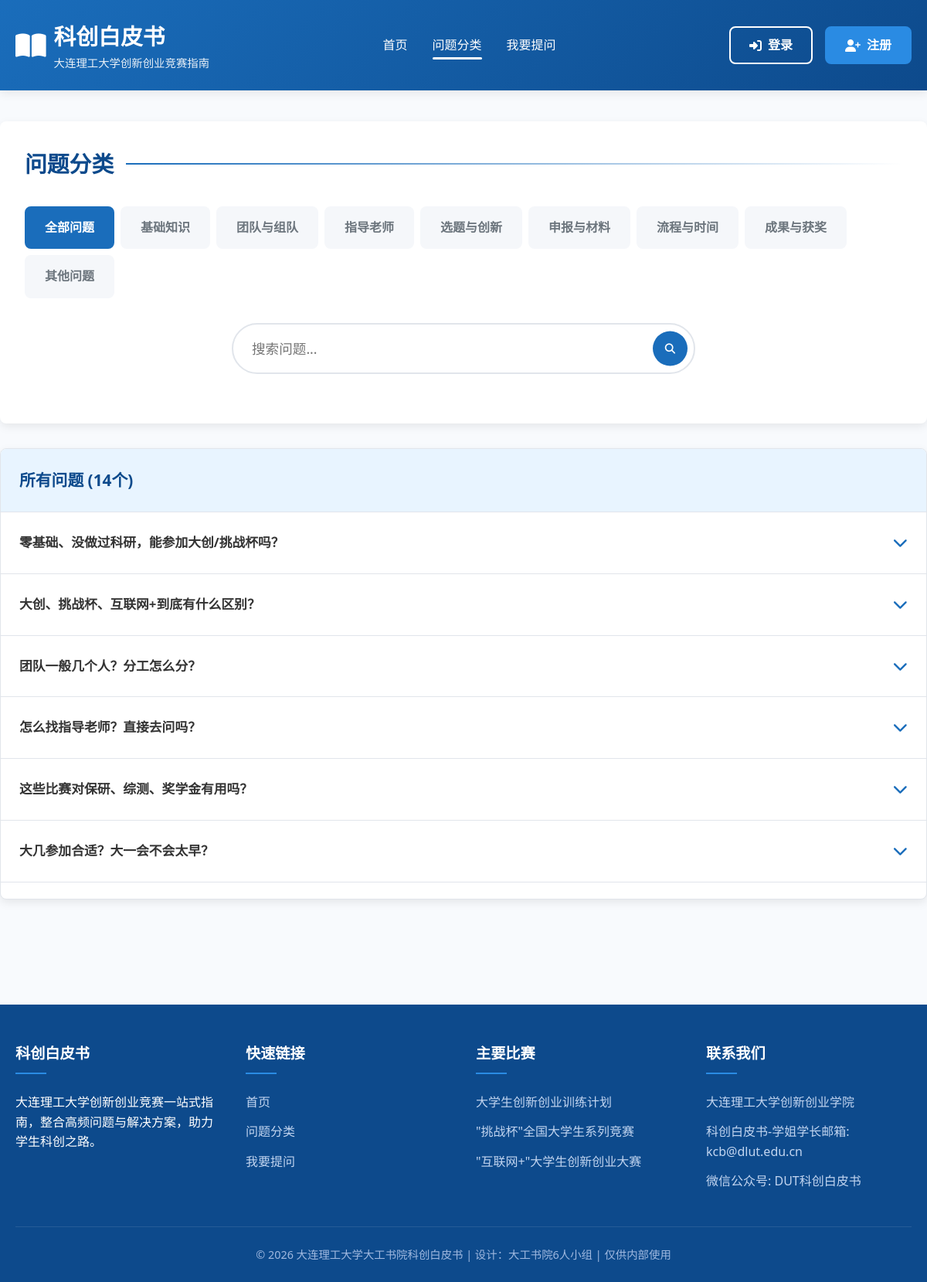
The page /categories on the database its author committed.
### models.py (models this page shows)
class Category(db.Model):
    id = db.Column(db.Integer, primary_key=True)
    name = db.Column(db.String(50), nullable=False)
    slug = db.Column(db.String(50), unique=True, nullable=False)
    description = db.Column(db.String(200))
    icon = db.Column(db.String(50))

class Question(db.Model):
    id = db.Column(db.Integer, primary_key=True)
    title = db.Column(db.String(200), nullable=False)
    content = db.Column(db.Text, nullable=False)
    answer = db.Column(db.Text, nullable=False)
    category_id = db.Column(db.Integer, db.ForeignKey('category.id'), nullable=False)
    views = db.Column(db.Integer, default=0)
    is_featured = db.Column(db.Boolean, default=False)
    created_at = db.Column(db.DateTime, default=datetime.utcnow)
    updated_at = db.Column(db.DateTime, default=datetime.utcnow, onupdate=datetime.utcnow)
    category = db.relationship('Category', backref='questions', lazy=True)

### app.py (the view)
@app.route('/categories')
def categories():
    category_slug = request.args.get('category', '')
    search_query = request.args.get('search', '')
    categories_list = Category.query.all()
    print(f"分类页面 - 分类数量: {len(categories_list)}")
    print(f"分类页面 - 当前分类: {category_slug}")
    for category in categories_list:
        category.faq_questions = Question.query.filter_by(category_id=category.id).all()
        category.question_count = len(category.faq_questions)
        print(f"分类: {category.name}, 问题数: {category.question_count}")
    if category_slug:
        category = Category.query.filter_by(slug=category_slug).first()
        if category:
            questions = Question.query.filter_by(category_id=category.id).all()
            print(f"分类'{category.name}'的问题数量: {len(questions)}")
        else:
            questions = []
            print(f"未找到分类: {category_slug}")
    else:
        questions = Question.query.all()
        print(f"所有问题数量: {len(questions)}")
    return render_template('categories.html',
                           categories=categories_list,
                           questions=questions,
                           current_category=category_slug,
                           search_query=search_query)

### templates/categories.html (shortened to what this page needs)
<!DOCTYPE html>
<html lang="zh-CN">
<head>
    <link rel="stylesheet" href="{{ url_for('static', filename='css/style.css') }}">
<link rel="stylesheet" href="https://cdnjs.cloudflare.com/ajax/libs/font-awesome/6.4.2/css/all.min.css"></head>
<body>
    <header>
        <div class="container header-content">
            <div class="logo">
                <a href="{{ url_for('index') }}">
                    <div class="logo-icon">
                        <i class="fas fa-book-open"></i>
                    </div>
                    <div class="logo-text">
                        <h1>科创白皮书</h1>
                        <p>大连理工大学创新创业竞赛指南</p>
                    </div>
                </a>
            </div>
            <ul class="nav-links">
                <li><a href="{{ url_for('index') }}">首页</a></li>
                <li><a href="{{ url_for('categories') }}" class="active">问题分类</a></li>
                <li><a href="{{ url_for('ask') }}">我要提问</a></li>
            </ul>
            <div class="auth-buttons">
                {% if current_user.is_authenticated %}
                    <span class="user-welcome">欢迎, {{ current_user.username }}</span>
                    <a href="{{ url_for('logout') }}" class="btn btn-outline">
                        <i class="fas fa-sign-out-alt"></i>退出
                    </a>
                {% else %}
                    <a href="{{ url_for('login') }}" class="btn btn-outline">
                        <i class="fas fa-sign-in-alt"></i>登录
                    </a>
                    <a href="{{ url_for('register') }}" class="btn btn-primary">
                        <i class="fas fa-user-plus"></i>注册
                    </a>
                {% endif %}
            </div>
        </div>
    </header>
    <div class="container main-content">
        <div class="categories-nav">
            <div class="section-title">
                <h3>问题分类</h3>
                <div class="section-title-line"></div>
            </div>
            <div class="category-tabs">
                <a href="{{ url_for('categories') }}" class="category-tab {% if not current_category %}active{% endif %}">
                    全部问题
                </a>
                {% for category in categories %}
                <a href="{{ url_for('categories') }}?category={{ category.slug }}"
                   class="category-tab {% if current_category == category.slug %}active{% endif %}">
                    {{ category.name }}
                </a>
                {% endfor %}
            </div>
            <div class="search-box" style="max-width: 600px; margin: 2rem auto;">
                <form action="{{ url_for('categories') }}" method="GET">
                    <input type="text" name="search" value="{{ search_query or '' }}" placeholder="搜索问题...">
                    <button type="submit" class="search-btn">
                        <i class="fas fa-search"></i>
                    </button>
                </form>
            </div>
        </div>
       <div class="faq-list">
    {% if questions %}
        <div class="faq-header">
            <h4>{% if search_query %}搜索结果{% elif current_category %}分类: {{ current_category }}{% else %}所有问题{% endif %} ({{ questions|length }}个)</h4>
        </div>
        <div class="faq-items">
            {% for question in questions %}
            <div class="faq-item">
                <div class="faq-question">
                    <h5>{{ question.title }}</h5>
                    <span class="faq-toggle"><i class="fas fa-chevron-down"></i></span>
                </div>
            </div>
            {% endfor %}
        </div>
    {% endif %}
</div>
    </div>
    <footer>
        <div class="container">
            <div class="footer-content">
                <div class="footer-section">
                    <h5>科创白皮书</h5>
                    <p>大连理工大学创新创业竞赛一站式指南，整合高频问题与解决方案，助力学生科创之路。</p>
                </div>
                <div class="footer-section">
                    <h5>快速链接</h5>
                    <ul class="footer-links">
                        <li><a href="{{ url_for('index') }}">首页</a></li>
                        <li><a href="{{ url_for('categories') }}">问题分类</a></li>
                        <li><a href="{{ url_for('ask') }}">我要提问</a></li>
                    </ul>
                </div>
                <div class="footer-section">
                    <h5>主要比赛</h5>
                    <ul class="footer-links">
                        <li><a href="#">大学生创新创业训练计划</a></li>
                        <li><a href="#">"挑战杯"全国大学生系列竞赛</a></li>
                        <li><a href="#">"互联网+"大学生创新创业大赛</a></li>
                    </ul>
                </div>
                <div class="footer-section">
                    <h5>联系我们</h5>
                    <ul class="footer-links">
                        <li><a href="#">大连理工大学创新创业学院</a></li>
                        <li><a href="#">科创白皮书-学姐学长邮箱: kcb@dlut.edu.cn</a></li>
                        <li><a href="#">微信公众号: DUT科创白皮书</a></li>
                    </ul>
                </div>
            </div>
            <div class="copyright">
                <p>&copy; 2026 大连理工大学大工书院科创白皮书 | 设计：大工书院6人小组 | 仅供内部使用</p>
            </div>
        </div>
    </footer>
</body>
</html>

### rows shown on the page
Category: name "基础知识"
Category: name "团队与组队"
Category: name "指导老师"
Category: name "选题与创新"
Category: name "申报与材料"
Category: name "流程与时间"
Category: name "成果与获奖"
Category: name "其他问题"
Question: title "零基础、没做过科研，能参加大创/挑战杯吗？"
Question: title "大创、挑战杯、互联网+到底有什么区别？"
Question: title "团队一般几个人？分工怎么分？"
Question: title "怎么找指导老师？直接去问吗？"
Question: title "这些比赛对保研、综测、奖学金有用吗？"
Question: title "大几参加合适？大一会不会太早？"

### other values the page prints
{{ questions|length }} "14"
